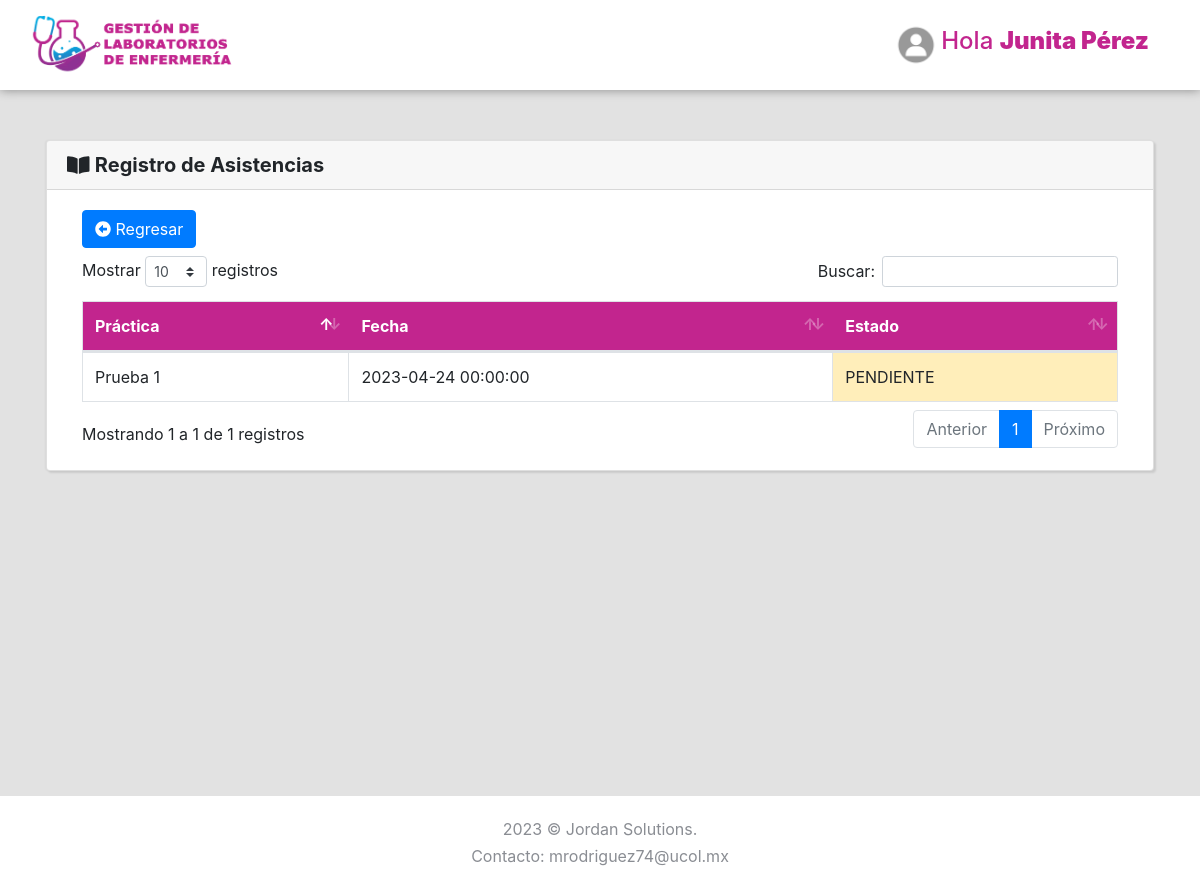
The page /Dashboard/Lista (signed in) on the database as committed earlier.
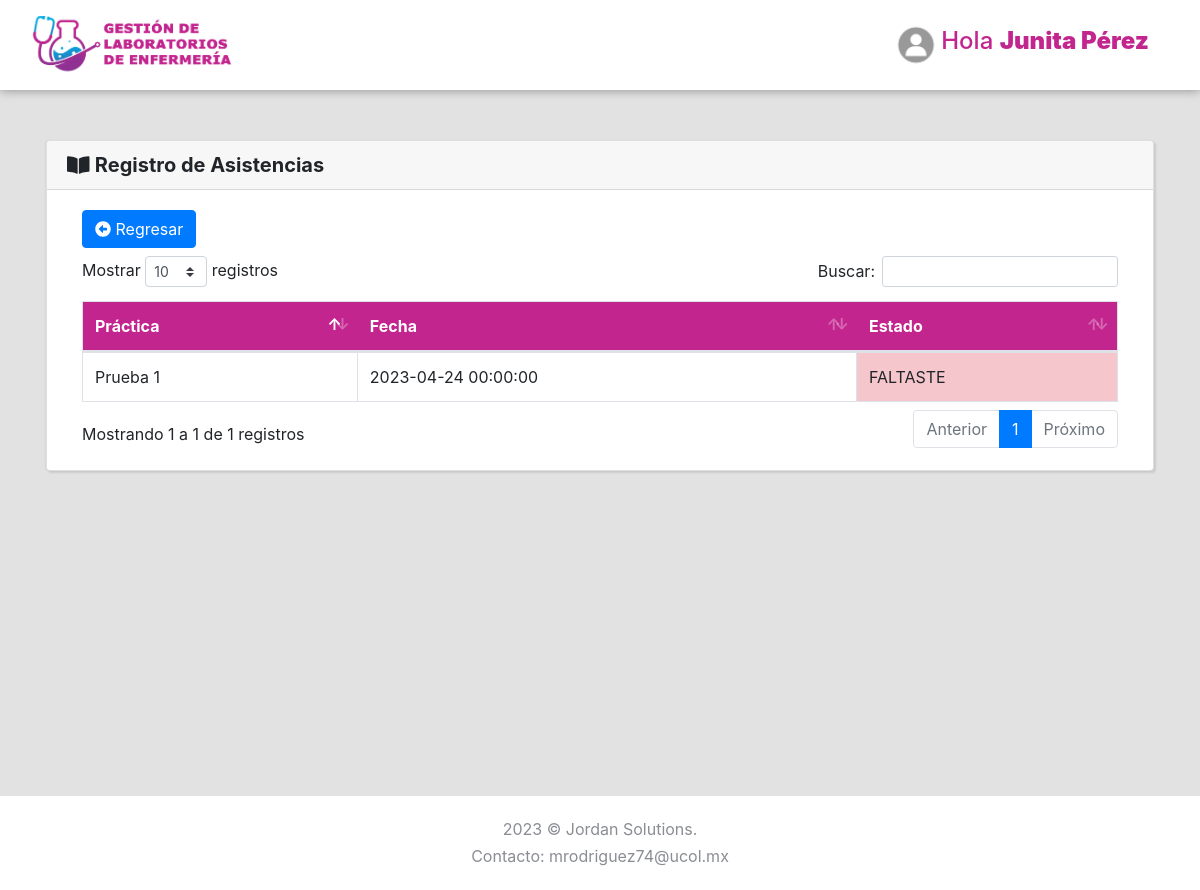
The same page on the database as committed later.
### tables this page shows
CREATE TABLE `asistencias` (
  `id` int(5) NOT NULL,
  `id_practica` int(5) NOT NULL,
  `id_alumno` int(5) NOT NULL,
  `asistencia` int(5) NOT NULL DEFAULT 1,
  `fecha` datetime NOT NULL DEFAULT current_timestamp()
);

CREATE TABLE `practicas` (
  `id` int(5) NOT NULL,
  `nombre` varchar(200) NOT NULL,
  `id_plantilla` int(5) NOT NULL,
  `id_plantillam` int(10) NOT NULL,
  `id_responsable` int(5) NOT NULL,
  `fecha_practica` datetime NOT NULL,
  `semestre` int(2) NOT NULL,
  `capacidad` int(2) NOT NULL,
  `registros` int(10) NOT NULL DEFAULT 0,
  `estado` int(11) NOT NULL DEFAULT 1,
  `fecha` datetime NOT NULL DEFAULT current_timestamp()
);

### Libraries/Core/Views.php (called while the page is built)
<?php
class Views{
    function getView($controller, $view, $alert="", $data1 = "", $data2 = "", $data3 = "", $data4 = "", $data5 = "")
    {
        $controller = get_class($controller);
        if ($controller == "Login") {
            $view = "Views/".$view.".php";
        }else{
            $view = "Views/" . $controller . "/" . $view . ".php";
        }
        require_once($view);
    }
}
?>

### Controller/Dashboard.php (called while the page is built, shortened)
<?php
class Dashboard extends Controllers{
    public function Lista()
    {
        $id = $_SESSION['id'];
        $data1 = $this->model->Historial($id);
        $this->views->getView($this, "Lista", "",  $data1);
    }
}

### index.php (called while the page is built, shortened)
<?php
require_once("Helpers/Helpers.php");
require_once("Libraries/Core/Load.php");
?>

### Helpers/Helpers.php (called while the page is built, shortened)
<?php
function base_url()
{
    return BASE_URL;
}
?>

### Libraries/Core/Mysql.php (called while the page is built, shortened)
<?php
class Mysql extends Conexion{
    private $conexion;
    function __construct()
    {
        $this->conexion = new Conexion();
        $this->conexion = $this->conexion->conect();
    }
    public function select_all(string $query){
        $this->strquery = $query;
        $result = $this->conexion->prepare($this->strquery);
        $result->execute();
        $data = $result->fetchall(PDO::FETCH_ASSOC);
        return $data;
    }
}
?>

### Libraries/Core/Conexion.php (called while the page is built)
<?php
class Conexion{
    private $conect;
    public function __construct()
    {
      $conexion = "mysql:host=".HOST.";dbname=".BD.";.CHARSET.";
      try {
          $this->conect = new PDO($conexion, DB_USER, PASS);
          $this->conect->setAttribute(PDO::ATTR_ERRMODE, PDO::ERRMODE_EXCEPTION);
      } catch (PDOException $e) {
          $this->conect = "Error en la conexion";
          echo "Error: " . $e->getMessage();
      }
    }
    public function conect()
    {
        return $this->conect;
    }
}
?>

### Models/DashboardModel.php (called while the page is built, shortened)
<?php
class DashboardModel extends Mysql{
    public function Historial(int $id)
    {
        $this->id = $id;
        $sql = "SELECT  practicas.id, practicas.nombre, practicas.fecha_practica, asistencias.asistencia, asistencias.id_alumno FROM practicas, asistencias WHERE practicas.id = asistencias.id_practica AND id_alumno = '{$this->id}'";
        $res = $this->select_all($sql);
        return $res;
    }
}

### Views/Dashboard/Lista.php (the view, shortened to what this page needs)
<div class="page-content2">
    <section>
        <div class="card container-fluid2">
            <h5 class="card-header"><i class="fas fa-book-open"></i> <strong>Registro de Asistencias</strong></h5>
            <div class="card-body">
                <div class="container-fluid ">
                    <div class="row">
                        <div class="col-lg-12">
                            <div class="row">
                                <div class="col-lg-8 mb-2">
                                    <a class="btn btn-primary" href="<?php echo base_url(); ?>Dashboard/Alumnos"><i class="fas fa-arrow-alt-circle-left"></i> Regresar</a>
                                </div>
                                <div class="col-lg-4">
                                </div>
                            </div>
                            <div class="table-responsive">
                                <table class="table table-hover table-bordered" id="Table">
                                    <thead class="thead-personality">
                                        <tr>
                                            <th>Práctica</th>
                                            <th>Fecha</th>
                                            <th>Estado</th>
                                        </tr>
                                    </thead>
                                    <tbody>
                                        <?php foreach ($data1 as $lista) { ?>
                                            <tr>
                                                <td><?php echo $lista['nombre']; ?></td>
                                                <td><?php echo $lista['fecha_practica']; ?></td>
                                                <?php if($lista['asistencia'] == 0){ ?>
                                                    <td class="table-danger">FALTASTE</td>
                                                <?php }  else {if($lista['asistencia'] == 1){ ?>
                                                    <td class="table-warning">PENDIENTE</td>
                                                <?php }  else { ?>
                                                    <td class="table-success">ASISTENCIA</td>
                                                <?php } }?>
                                            </tr>
                                        <?php } ?>
                                    </tbody>
                                </table>
                            </div>
                        </div>
                    </div>
                </div>
            </div>
        </div>
    </section>
</div>

Rows that differ between the two databases and show on the page:
changed asistencias "Prueba 1": asistencia "PENDIENTE" → "FALTASTE"
